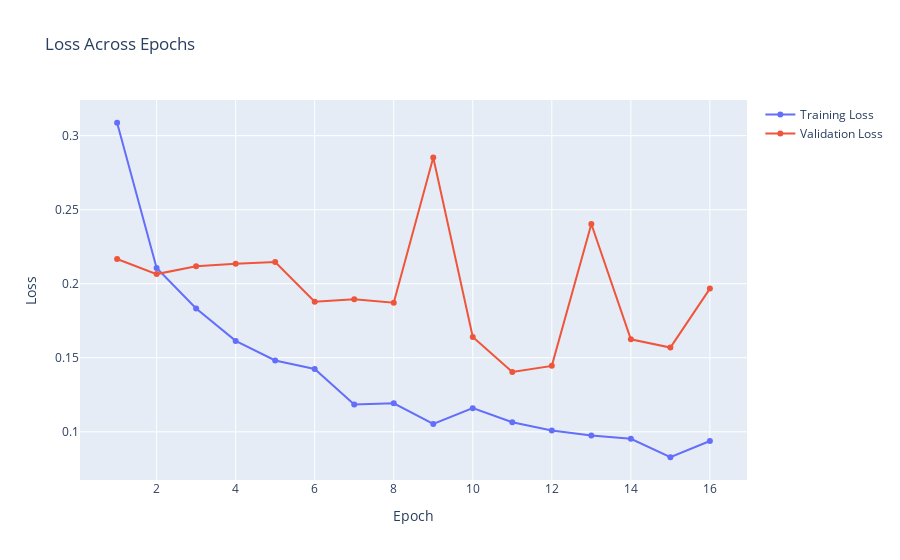
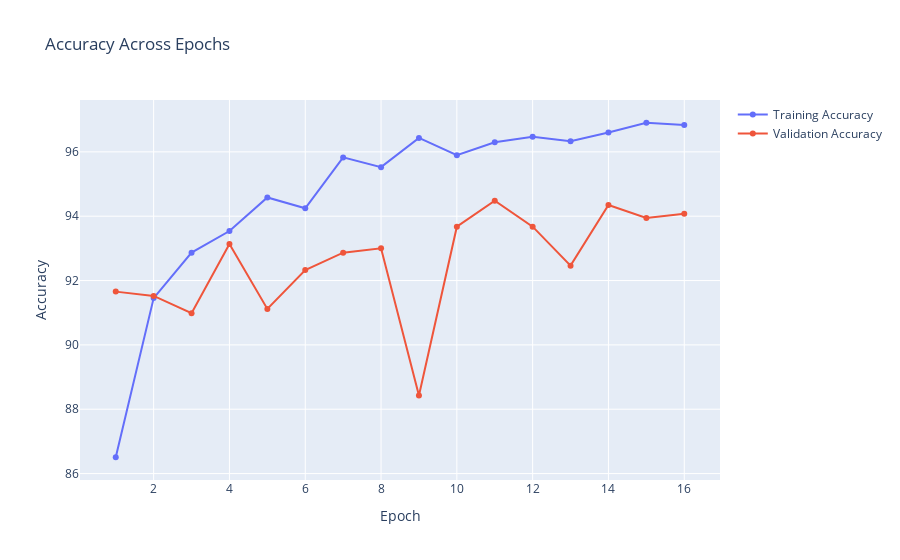
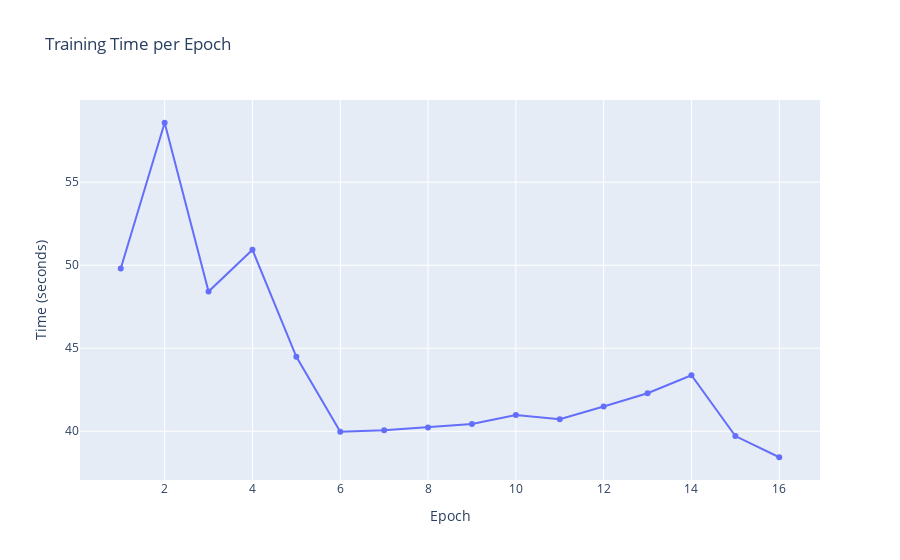

Here is the notebook cell these charts were saved with, in order:
### Code cell
# Extract the data for plotting
epochs = [m["epoch"] for m in training_metrics]
train_losses = [m["train_loss"] for m in training_metrics]
val_losses = [m["val_loss"] for m in training_metrics]
train_accuracies = [m["train_accuracy"] for m in training_metrics]
val_accuracies = [m["val_accuracy"] for m in training_metrics]
times = [m["time"] for m in training_metrics]

# Plot Training and Validation Loss
loss_fig = go.Figure()
loss_fig.add_trace(go.Scatter(
    x=epochs,
    y=train_losses,
    mode='lines+markers',
    name='Training Loss'
))
loss_fig.add_trace(go.Scatter(
    x=epochs,
    y=val_losses,
    mode='lines+markers',
    name='Validation Loss'
))
loss_fig.update_layout(title="Loss Across Epochs",
                       xaxis_title="Epoch",
                       yaxis_title="Loss")
# Save the loss figure as an HTML file
loss_fig.write_html("./training/training_metrics_plot/loss_plot.html")
loss_fig.show()

# Plot Training and Validation Accuracy
accuracy_fig = go.Figure()
accuracy_fig.add_trace(go.Scatter(
    x=epochs,
    y=train_accuracies,
    mode='lines+markers',
    name='Training Accuracy'
))
accuracy_fig.add_trace(go.Scatter(
    x=epochs,
    y=val_accuracies,
    mode='lines+markers',
    name='Validation Accuracy'
))
accuracy_fig.update_layout(title="Accuracy Across Epochs",
                           xaxis_title="Epoch",
                           yaxis_title="Accuracy")
# Save the accuracy figure as an HTML file
accuracy_fig.write_html(f"./training/training_metrics_plot/accuracy_plot_{training_time_name}.html")
accuracy_fig.show()

# Plot Training Time per Epoch
time_fig = go.Figure()
time_fig.add_trace(go.Scatter(
    x=epochs,
    y=times,
    name='Training Time'
))
time_fig.update_layout(title="Training Time per Epoch",
                       xaxis_title="Epoch",
                       yaxis_title="Time (seconds)")
# Save the time figure as an HTML file
time_fig.write_html(f"training/training_metrics_plot/time_plot_{training_time_name}.html")
time_fig.show()

### Figure 1 — Plotly figure (JSON) as saved in the notebook; plotly's stock layout.template omitted (floating-point values rounded to 4 significant figures)
{"data": [{"mode": "lines+markers", "name": "Training Loss", "type": "scatter", "x": [1, 2, 3, 4, 5, 6, 7, 8, 9, 10, 11, 12, 13, 14, 15, 16], "y": [0.3087, 0.2106, 0.1832, 0.1614, 0.1482, 0.1424, 0.1184, 0.1192, 0.1053, 0.116, 0.1065, 0.1009, 0.09745, 0.09525, 0.08281, 0.09376]}, {"mode": "lines+markers", "name": "Validation Loss", "type": "scatter", "x": [1, 2, 3, 4, 5, 6, 7, 8, 9, 10, 11, 12, 13, 14, 15, 16], "y": [0.2167, 0.2065, 0.2118, 0.2135, 0.2147, 0.1879, 0.1896, 0.1872, 0.2853, 0.164, 0.1404, 0.1445, 0.2404, 0.1625, 0.1569, 0.1967]}], "layout": {"title": {"text": "Loss Across Epochs"}, "xaxis": {"title": {"text": "Epoch"}}, "yaxis": {"title": {"text": "Loss"}}}}

### Figure 2 — Plotly figure (JSON) as saved in the notebook; plotly's stock layout.template omitted (floating-point values rounded to 4 significant figures)
{"data": [{"mode": "lines+markers", "name": "Training Accuracy", "type": "scatter", "x": [1, 2, 3, 4, 5, 6, 7, 8, 9, 10, 11, 12, 13, 14, 15, 16], "y": [86.51, 91.45, 92.87, 93.54, 94.58, 94.25, 95.83, 95.52, 96.43, 95.9, 96.3, 96.47, 96.33, 96.6, 96.9, 96.84]}, {"mode": "lines+markers", "name": "Validation Accuracy", "type": "scatter", "x": [1, 2, 3, 4, 5, 6, 7, 8, 9, 10, 11, 12, 13, 14, 15, 16], "y": [91.66, 91.52, 90.98, 93.14, 91.12, 92.33, 92.87, 93.0, 88.43, 93.67, 94.48, 93.67, 92.46, 94.35, 93.94, 94.08]}], "layout": {"title": {"text": "Accuracy Across Epochs"}, "xaxis": {"title": {"text": "Epoch"}}, "yaxis": {"title": {"text": "Accuracy"}}}}

### Figure 3 — Plotly figure (JSON) as saved in the notebook; plotly's stock layout.template omitted (floating-point values rounded to 4 significant figures)
{"data": [{"name": "Training Time", "type": "scatter", "x": [1, 2, 3, 4, 5, 6, 7, 8, 9, 10, 11, 12, 13, 14, 15, 16], "y": [49.8, 58.58, 48.41, 50.93, 44.49, 39.97, 40.05, 40.23, 40.44, 40.98, 40.72, 41.49, 42.29, 43.37, 39.71, 38.43]}], "layout": {"title": {"text": "Training Time per Epoch"}, "xaxis": {"title": {"text": "Epoch"}}, "yaxis": {"title": {"text": "Time (seconds)"}}}}
